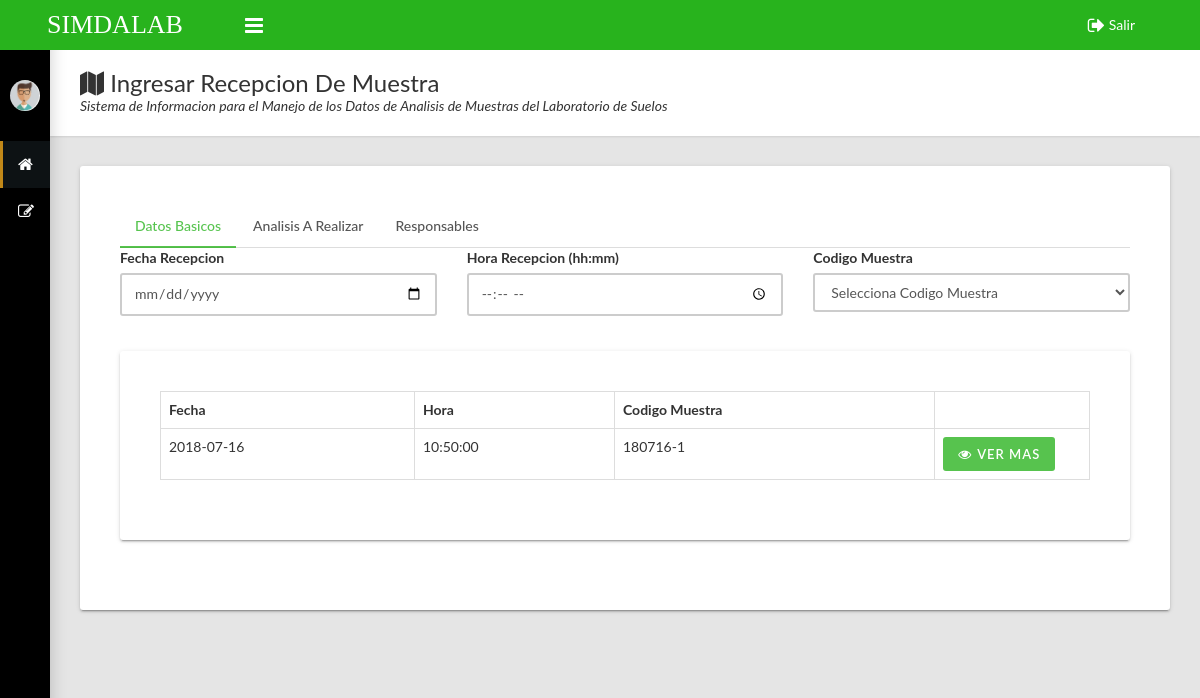
/pages/Usuario-Registro/registrar/Reg-Recepcion_Muestra/Reg-Recepcion_Muestra.php (signed in), run on the app's committed database.
### tables this page shows
CREATE TABLE `recepcion_muestra` (
  `id_Recepcion_Muestra` bigint(20) NOT NULL,
  `Fecha` date NOT NULL,
  `Hora` time NOT NULL,
  `id_Toma_Muestra` bigint(20) NOT NULL,
  `Humedad` varchar(11) NOT NULL,
  `Textura` varchar(11) NOT NULL,
  `ph_Muestra` varchar(11) NOT NULL,
  `densidad_Aderente` varchar(11) NOT NULL,
  `densidad_Real` varchar(11) NOT NULL,
  `porosidad` varchar(11) NOT NULL,
  `retencion_Humedad` varchar(11) NOT NULL,
  `distrubucion_tamanos` varchar(11) NOT NULL,
  `cationes_Intercambiables` varchar(20) NOT NULL,
  `elementos_Menores` varchar(20) NOT NULL,
  `materia_Organica` varchar(11) NOT NULL,
  `carbono_organico` varchar(11) NOT NULL,
  `CIC` varchar(20) NOT NULL,
  `Otros` varchar(20) NOT NULL,
  `muestra_Entregada_Por` varchar(20) NOT NULL,
  `muestra_Recibida_Por` varchar(20) NOT NULL,
  `Observaciones` text NOT NULL
);

CREATE TABLE `toma_muestra` (
  `id_Toma_Muestra` bigint(20) NOT NULL,
  `fecha_Toma` date NOT NULL,
  `Hora` time NOT NULL,
  `id_Ficha` bigint(20) NOT NULL,
  `Proyecto` varchar(100) NOT NULL,
  `id_Instructor` bigint(20) NOT NULL COMMENT 'responsable de la muestra',
  `identificacion_Muestra` varchar(20) NOT NULL,
  `id_Lote` bigint(20) NOT NULL,
  `tipo_Topografia` varchar(30) NOT NULL,
  `profundidad_Muestra` float NOT NULL,
  `Humedad` float NOT NULL,
  `fuerza_penetracion` float NOT NULL,
  `profundidad_Campo` float NOT NULL,
  `Norte` double NOT NULL,
  `Occidente` double NOT NULL,
  `Altura` double NOT NULL,
  `responsable_Toma` varchar(60) NOT NULL,
  `Empresa` varchar(60) NOT NULL,
  `correo_Electronico` varchar(100) NOT NULL,
  `Telefono` varchar(20) NOT NULL,
  `responsable_Recibido` varchar(60) NOT NULL,
  `Observaciones` text NOT NULL
);

### pages/Usuario-Registro/registrar/Reg-Recepcion_Muestra/Reg-Recepcion_Muestra.php (the view, shortened to what this page needs)
<?php
if (isset($_SESSION['registrar']))
{
  include '../../../../assets/conexion/conexion.php';
?>
<!DOCTYPE html>
<html>
  <head>
    <link rel="stylesheet" type="text/css" href="../../../../assets/css/main.css">
  </head>
  <body class="sidebar-mini fixed sidebar-collapse">
    <div class="wrapper">
      <header class="main-header hidden-print"><a class="logo" href="../../index.php">SIMDALAB</a>
        <nav class="navbar navbar-static-top">
          <a class="sidebar-toggle" href="#" data-toggle="offcanvas"></a>
          <div class="navbar-custom-menu">
            <ul class="top-nav">
              <li><a href="../../../../assets/conexion/cerrar.php"><i class="fa fa-sign-out fa-lg"></i> Salir</a></li>
            </ul>
          </div>
        </nav>
      </header>
      <aside class="main-sidebar hidden-print">
        <section class="sidebar">
          <div class="user-panel">
            <div class="pull-left image"><img class="img-circle" src="../../../../assets/imagenes/registro.png" alt="User Image"></div>
          </div>
          <ul class="sidebar-menu">
            <li class="active"><a href="../../index.php"><i class="fa fa-home"></i><span>Inicio</span></a></li>
                <li class="treeview"><a href="#"><i class="fa fa-edit"></i><span>Ingresar</span><i class="fa fa-angle-right"></i></a>
            </li>
          </ul>
        </section>
      </aside>
      <div class="content-wrapper">
        <div class="page-title">
          <div>
            <h1><i class="fa fa-map"></i> Ingresar Recepcion De Muestra</h1>
            <p>Sistema de Informacion para el Manejo de los Datos de Analisis de Muestras del Laboratorio de Suelos</p>
          </div>
        </div>
        <div class="row">
          <div class="col-md-12">
            <div class="card">
              <div class="bs-component">
                <ul class="nav nav-tabs">
                  <li class="active"><a href="#Datos_Basicos" data-toggle="tab">Datos Basicos</a></li>
                  <li><a href="#Analisis_a_Realizar" data-toggle="tab">Analisis A Realizar</a></li>
                  <li class=""><a href="#datoscampo" data-toggle="tab" aria-expanded="false">Responsables </a></li>
                </ul>
                <div class="tab-content" id="myTabContent">
                  <div class="tab-pane fade active in" id="Datos_Basicos">
                    <div class="row">
                      <div class="col-md-4">
                        <div class="form-group">
                          <label class="control-label" for="Fecha">Fecha Recepcion</label>
                          <input class="form-control" type="date" id="Fecha" placeholder="aaaa/mm/dd">
                        </div>
                      </div>
                      <div class="col-md-4">
                        <div class="form-group">
                          <label for="Hora" class="control-label">Hora Recepcion (hh:mm)</label>
                          <input type="time" class="form-control" id="Hora">
                        </div>
                      </div>
                      <div class="col-md-4">
                        <div class="form-group">
                          <label class="control-label" for="id_Toma_Muestra">Codigo Muestra</label>
                            <select class="form-control" id="id_Toma_Muestra" >
                            <option value="Selecciona">Selecciona Codigo Muestra</option>
                          </select>
                        </div>
                      </div>
                    </div>
                  </div>
            </div>
            <br>
            <div class="row">
                <div class="col-md-12">
                  <div class="card">
                    <div class="card-body" id="Contenedor_Recargar">
                      <table class="table table-hover table-bordered" id="sampleTable">
                        <thead>
                          <tr>
                            <th>Fecha</th>
                            <th>Hora</th>
                            <th>Codigo Muestra</th>
                            <th></th>
                          </tr>
                        </thead>
                        <tbody>
                         <?php
                          $conexion->set_charset('utf8');
          $busqueda="SELECT `id_Recepcion_Muestra`, `Fecha`, recepcion_muestra.Hora, toma_muestra.identificacion_Muestra, recepcion_muestra.Humedad, `Textura`, `ph_Muestra`, `densidad_Aderente`, `densidad_Real`, `porosidad`, `retencion_Humedad`, `distrubucion_tamanos`, `cationes_Intercambiables`, `elementos_Menores`, `materia_Organica`, `CIC`, `Otros`, `muestra_Entregada_Por`, `muestra_Recibida_Por`, recepcion_muestra.Observaciones FROM `recepcion_muestra`
          INNER JOIN toma_muestra on recepcion_muestra.id_Toma_Muestra=toma_muestra.id_Toma_Muestra
ORDER BY `recepcion_muestra`.`id_Recepcion_Muestra` DESC";
          $query=mysqli_query($conexion,$busqueda);
          while ($fila=mysqli_fetch_row($query)){
             ?>
            <tr>
<td ><?php echo $fila[1] ?></td>
<td ><?php echo $fila[2] ?></td>
<td ><?php echo $fila[3] ?></td>
                          <td class='col-xs-2'>
                           <form style='float:left' action='mostrar/Mostrar-Recepcion_Muestra.php' method='post'>
                              <button class="btn btn-primary icon-btn" type='submit' value='ver mas'><i class='fa fa-eye'></i>Ver Mas</button>
                           </form>
                          </td>
                           </tr>
             <?php
}
   ?>
                        </tbody>
                      </table>
                    </div>
                  </div>
                </div>
              </div>
          </div>
        </div>
      </div>
      </div>
  </body>
</html>
<?php
}
else
{
  echo "<script type='text/javascript'>alert('Acceso Denegado');location='../../../../index.php?Acceso Denegado'</script>";
}
?>

### data on the page
recepcion_muestra: Fecha "2018-07-16", Hora "10:50:00", id_Toma_Muestra.identificacion_Muestra "180716-1"
